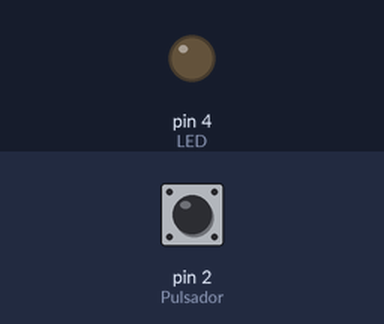
This sketch was run on a simulated Arduino Uno, built with avr-gcc and run on an emulated ATmega328P. On the bench: output pins drawn as LEDs (lit = HIGH). Dashed ring = blinking. The test bench sets the inputs (shaded band); at power-on: pin 2 (Pulsador) HIGH.

Above: at 1.2 s.
1.3 s: pin 2 (Pulsador) pulled LOW for 3.2 s
At 2.1 s:
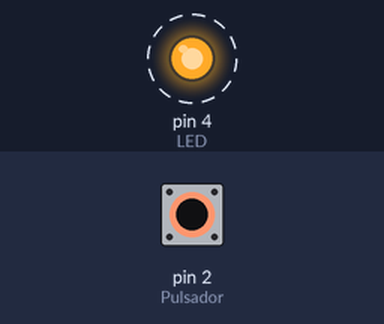
6.0 s: pin 2 (Pulsador) pulled LOW for 0.15 s
At 7.2 s:
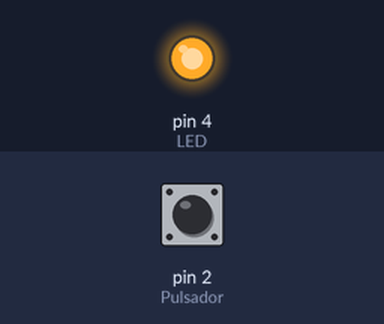
7.6 s: pin 2 (Pulsador) pulled LOW for 1 s
At 8.6 s:
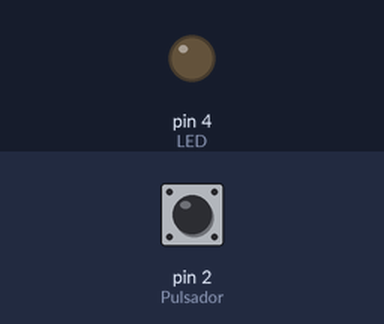
Timing chart, 0 to 10.6 s (numbered marks = the images above; inputs shaded):
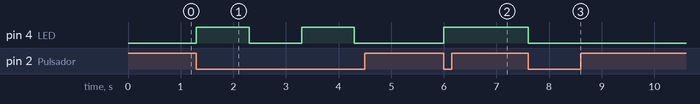

The sketch:

Pulsador_interruptor.ino
```cpp
int Pulsador= 2;
int LED=4;
int estadoPulsador=0;
int estadoLED=0;
void setup (){
pinMode(Pulsador,INPUT);
pinMode(LED,OUTPUT);
digitalWrite(LED,LOW);
}
void loop(){
estadoPulsador=digitalRead(Pulsador);
if (estadoPulsador==LOW){
  estadoLED=digitalRead(4);
  digitalWrite(LED,!estadoLED);
  delay(1000);
  }
}
```

Measured:
- after the input at 1.3 s, pin 4 (LED): alternates HIGH for 1.0 s and LOW for 1.0 s, starting at once
- after the input at 6.0 s, pin 4 (LED): LOW → HIGH at once
- after the input at 7.6 s, pin 4 (LED): HIGH → LOW at once
